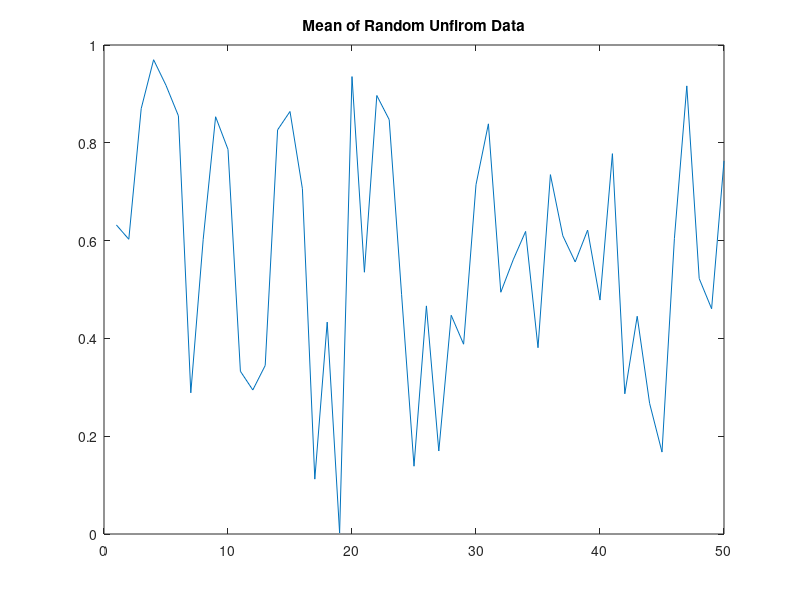

Here is the MATLAB script that generated this plot:
% Generate random data from a uniform distribution
% and calculate the mean. Plot the data and the mea.

n = 50;         % 50 data point
r = rand(n,1);
plot(r)

% Draw a line from (0,m) to (n,m)
m = mean(r);
hold on
%plot([0, n], [m,m])
hold off
title('Mean of Random Unfirom Data')
